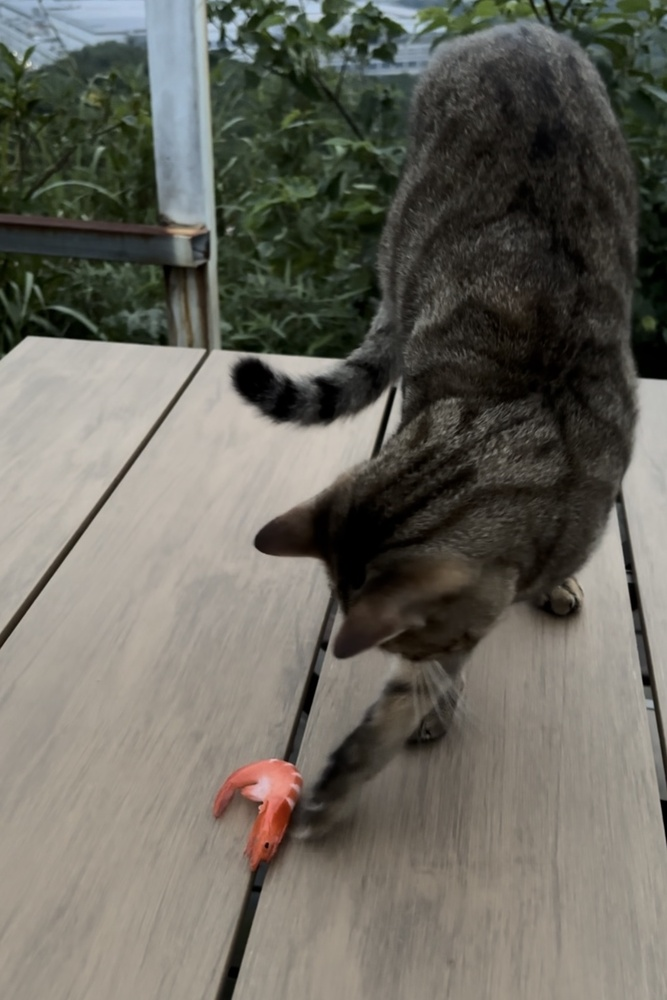
#> input picture traditional/img/cat/cat1.jpg, 667 x 1000 px, shrunk from 1264 x 1896 before the run
$ python LK_imgs.py
#> lines starting #> are read from the running program, lines starting #| are printed output that depends on the picture
import numpy as np
import cv2
import matplotlib.pyplot as plt

#   Read Input
img1 = cv2.imread("./img/cat/cat1.jpg")
#> img1 is the input picture: shape (1000, 667, 3); mean B, G, R 94.4, 103.3, 105.5
img1_gray = cv2.cvtColor(img1, cv2.COLOR_BGR2GRAY)
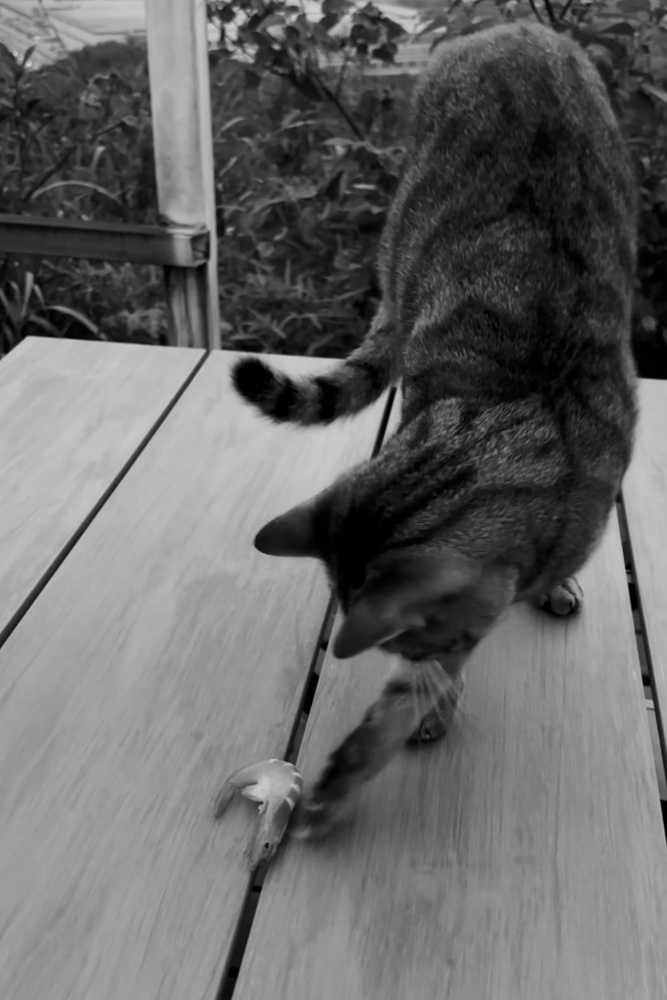
#> img1_gray: shape (1000, 667); min 0, max 216, mean 103

img2 = cv2.imread("./img/cat/cat2.jpg")
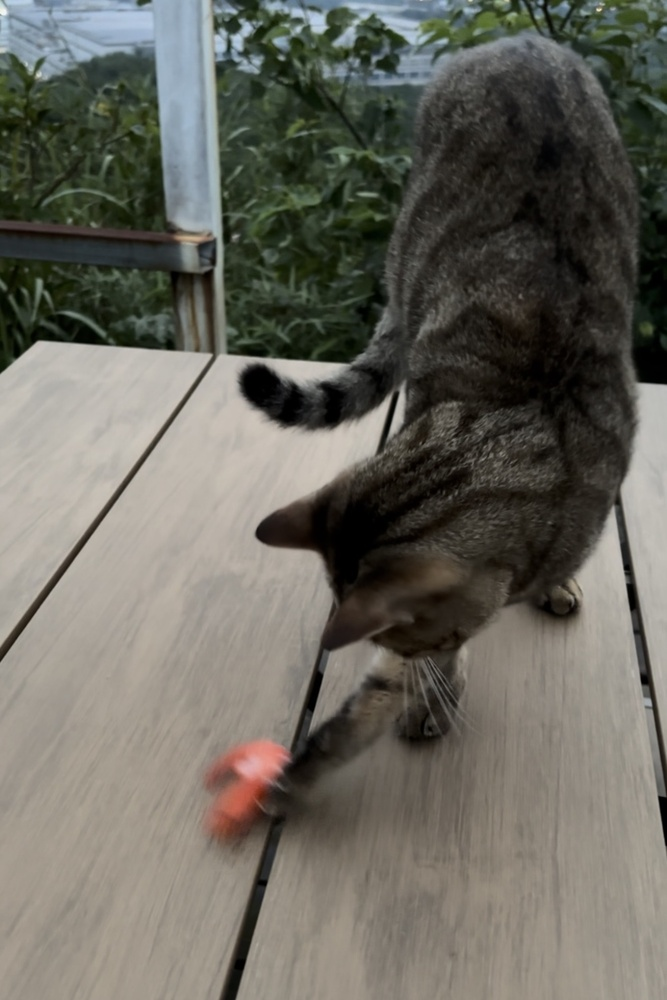
#> input picture traditional/img/cat/cat2.jpg, 667 x 1000 px, shrunk from 1264 x 1896 before the run
#> img2 is the input picture: shape (1000, 667, 3); mean B, G, R 94.8, 103.7, 105.6
img2_gray = cv2.cvtColor(img2, cv2.COLOR_BGR2GRAY)
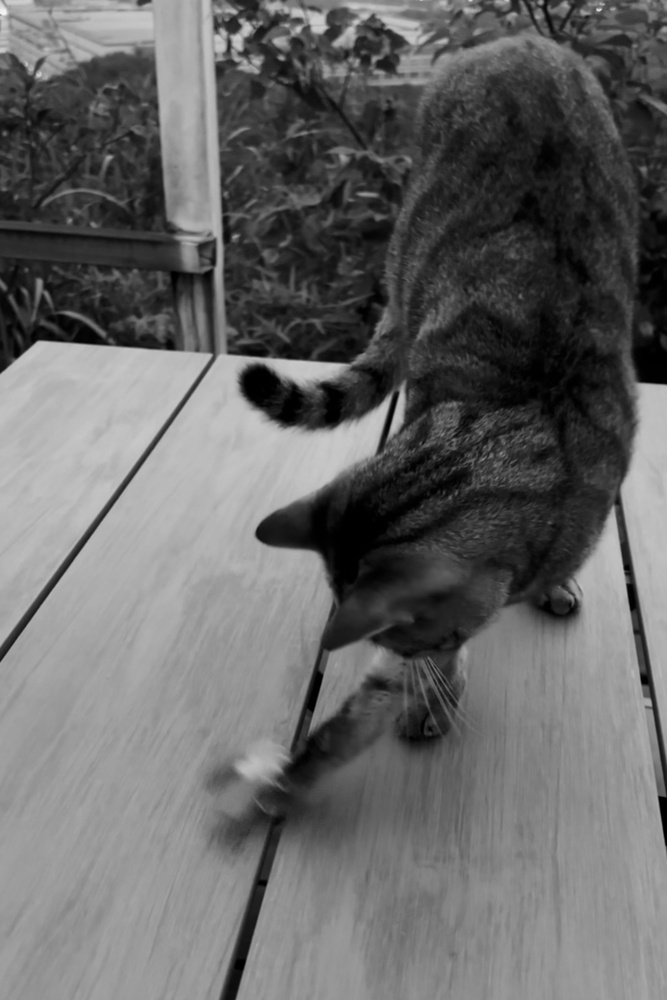
#> img2_gray: shape (1000, 667); min 0, max 246, mean 103.2


# params for ShiTomasi corner detection
feature_params = dict( maxCorners = 100,
                       qualityLevel = 0.3,
                       minDistance = 7,
                       blockSize = 7 )

# Parameters for lucas kanade optical flow
lk_params = dict( winSize  = (15, 15),
                  maxLevel = 2,
                  criteria = (cv2.TERM_CRITERIA_EPS | cv2.TERM_CRITERIA_COUNT, 10, 0.03))

# Create some random colors
color = np.random.randint(0, 255, (100, 3))

# find corners in img1
p1 = cv2.goodFeaturesToTrack(img1_gray, mask = None, **feature_params)
#> p1 = 68 rows, first 8: [203, 350], [651, 708], [663, 800], [323, 15], [260, 804], [226, 26], [234, 8], [293, 762]

# Create a mask image for drawing purposes
mask = np.zeros_like(img1)


# calculate optical flow
p2, st, err = cv2.calcOpticalFlowPyrLK(img1_gray, img2_gray, p1, None, **lk_params)
#> p2 = 68 rows, first 8: [209.4, 354.7], [649, 706.5], [660.9, 796.5], [327.1, 26.69], [240.4, 777.9], [232.3, 37.41], [240.2, 19.96], [309, 758]; st = 68 values from 1 to 1; err = 68 values, max 84.46 at index 7, min 1.74 at index 43, mean 7.53

# Select good points
if p2 is not None:
    good_new = p2[st==1]
#> good_new = 68 pairs, first value 29.56 to 660.9, second value 13.22 to 920.8
    good_old = p1[st==1]
#> good_old = 68 pairs, first value 19 to 663, second value 1 to 845

# draw the tracks
for i, (new, old) in enumerate(zip(good_new, good_old)):
    a, b = new.ravel()
    c, d = old.ravel()
    mask = cv2.line(mask, (int(a), int(b)), (int(c), int(d)), color[i].tolist(), 2)
    img2 = cv2.circle(img2, (int(a), int(b)), 5, color[i].tolist(), -1)
#> this loop made 68 passes
#> (a, b, c, d) on passes 1 to 12: (209.4, 354.7, 203, 350), (649, 706.5, 651, 708), (660.9, 796.5, 663, 800), (327.1, 26.69, 323, 15), (240.4, 777.9, 260, 804), (232.3, 37.41, 226, 26), (240.2, 19.96, 234, 8), (309, 758, 293, 762), (384.9, 26.65, 382, 15), (249.9, 900, 266, 845), (217.7, 31.69, 211, 20), (37.4, 76.43, 27, 66)
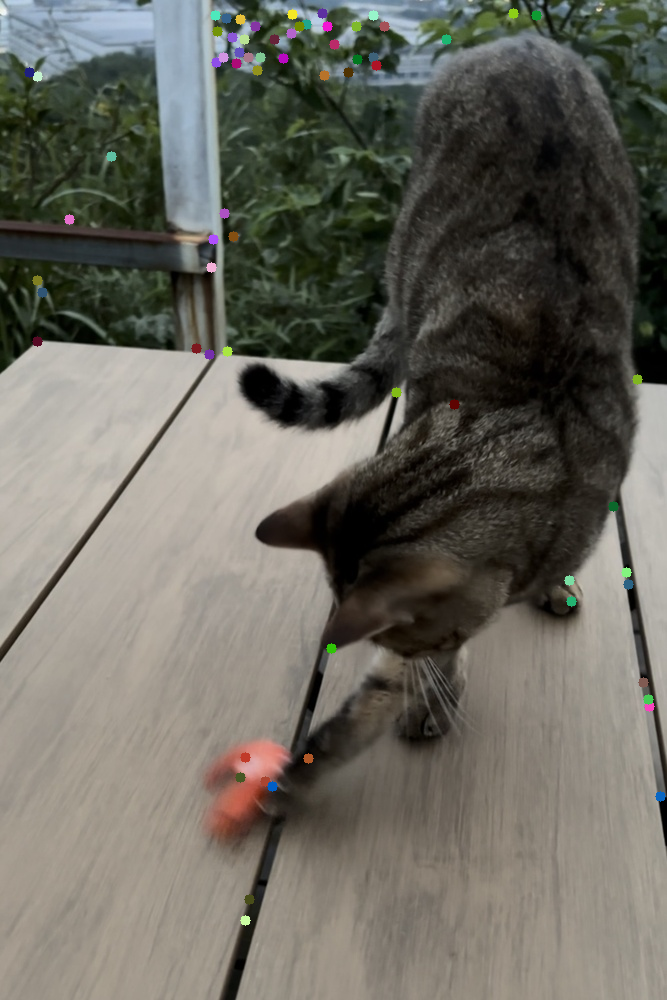
#> img2: shape (1000, 667, 3); mean B, G, R 94.9, 103.8, 105.8
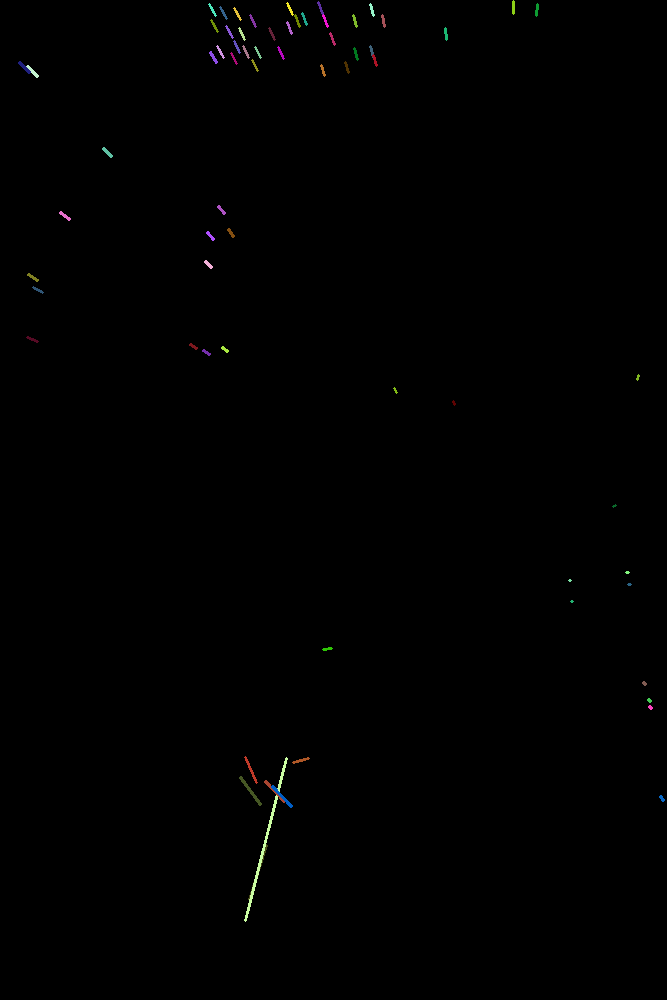
#> mask: shape (1000, 667, 3); mean of channels 0, 1, 2 0.5, 0.6, 0.6; drawn as B, G, R
img = cv2.add(img2, mask)


plt.imshow(cv2.cvtColor(img, cv2.COLOR_BGR2RGB))
plt.show()
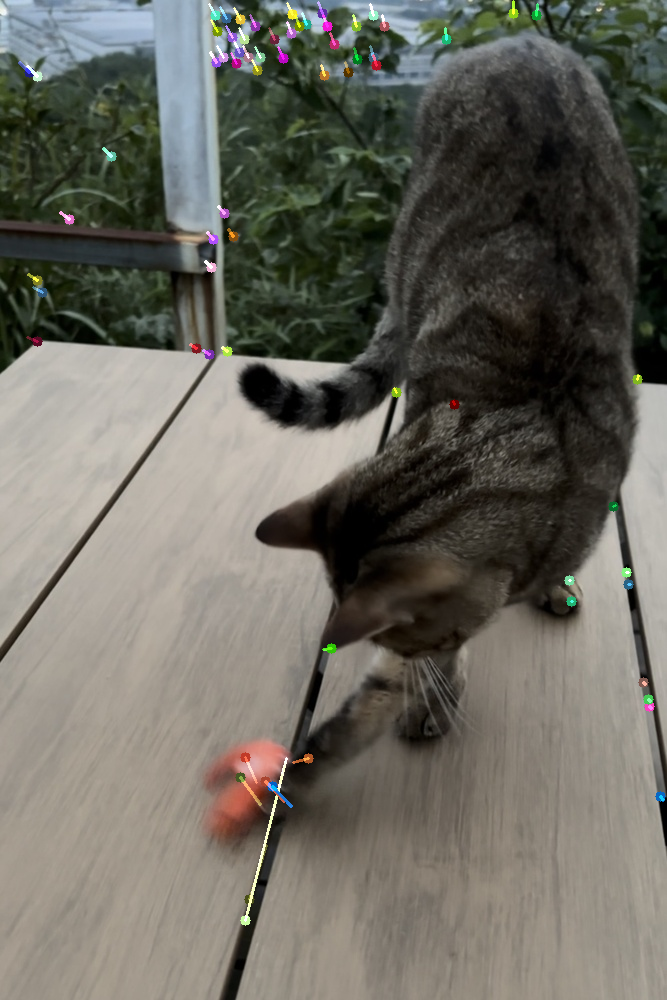
#> shown: shape (1000, 667, 3); mean R, G, B 106.3, 104.3, 95.3
